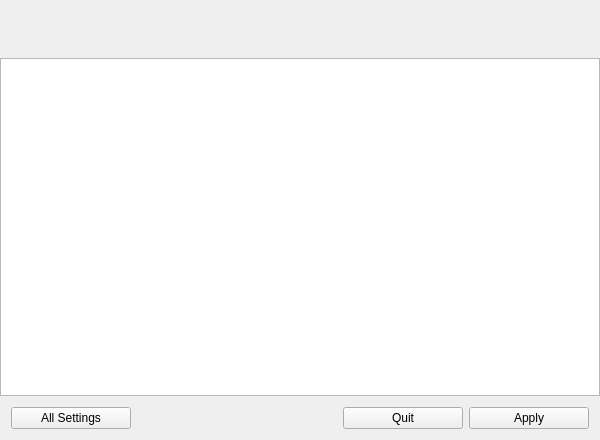
<?xml version="1.0" encoding="UTF-8"?>
<ui version="4.0">
 <class>MsmWindow</class>
 <widget class="QMainWindow" name="MsmWindow">
  <property name="geometry">
   <rect>
    <x>0</x>
    <y>0</y>
    <width>600</width>
    <height>440</height>
   </rect>
  </property>
  <property name="windowTitle">
   <string>TeArch Settings Manager</string>
  </property>
  <property name="windowIcon">
   <iconset resource="msm.qrc">
    <normaloff>:/images/resources/settings.png</normaloff>:/images/resources/settings.png</iconset>
  </property>
  <widget class="QWidget" name="centralWidget">
   <layout class="QVBoxLayout" name="verticalLayout_2">
    <property name="spacing">
     <number>0</number>
    </property>
    <property name="leftMargin">
     <number>0</number>
    </property>
    <property name="topMargin">
     <number>0</number>
    </property>
    <property name="rightMargin">
     <number>0</number>
    </property>
    <property name="bottomMargin">
     <number>0</number>
    </property>
    <item>
     <widget class="QWidget" name="widgetHeader" native="true">
      <property name="sizePolicy">
       <sizepolicy hsizetype="Preferred" vsizetype="Maximum">
        <horstretch>0</horstretch>
        <verstretch>0</verstretch>
       </sizepolicy>
      </property>
      <property name="styleSheet">
       <string notr="true"/>
      </property>
      <layout class="QHBoxLayout" name="horizontalLayout">
       <property name="spacing">
        <number>25</number>
       </property>
       <property name="leftMargin">
        <number>20</number>
       </property>
       <property name="rightMargin">
        <number>20</number>
       </property>
       <item>
        <widget class="QLabel" name="labelIcon">
         <property name="minimumSize">
          <size>
           <width>36</width>
           <height>36</height>
          </size>
         </property>
         <property name="maximumSize">
          <size>
           <width>36</width>
           <height>36</height>
          </size>
         </property>
         <property name="text">
          <string/>
         </property>
         <property name="pixmap">
          <pixmap resource="msm.qrc">:/images/resources/settings.png</pixmap>
         </property>
         <property name="scaledContents">
          <bool>true</bool>
         </property>
        </widget>
       </item>
       <item>
        <widget class="QLabel" name="labelHeader">
         <property name="font">
          <font>
           <weight>75</weight>
           <bold>true</bold>
          </font>
         </property>
         <property name="text">
          <string/>
         </property>
        </widget>
       </item>
       <item>
        <spacer name="horizontalSpacer">
         <property name="orientation">
          <enum>Qt::Horizontal</enum>
         </property>
         <property name="sizeHint" stdset="0">
          <size>
           <width>196</width>
           <height>20</height>
          </size>
         </property>
        </spacer>
       </item>
      </layout>
     </widget>
    </item>
    <item>
     <widget class="QStackedWidget" name="stackedWidget">
      <property name="sizePolicy">
       <sizepolicy hsizetype="Ignored" vsizetype="Ignored">
        <horstretch>0</horstretch>
        <verstretch>0</verstretch>
       </sizepolicy>
      </property>
      <property name="currentIndex">
       <number>0</number>
      </property>
      <widget class="QWidget" name="page">
       <layout class="QVBoxLayout" name="verticalLayout">
        <property name="spacing">
         <number>0</number>
        </property>
        <property name="leftMargin">
         <number>0</number>
        </property>
        <property name="topMargin">
         <number>0</number>
        </property>
        <property name="rightMargin">
         <number>0</number>
        </property>
        <property name="bottomMargin">
         <number>0</number>
        </property>
        <item>
         <widget class="ListWidget" name="listWidget">
          <property name="horizontalScrollBarPolicy">
           <enum>Qt::ScrollBarAlwaysOff</enum>
          </property>
          <property name="editTriggers">
           <set>QAbstractItemView::NoEditTriggers</set>
          </property>
          <property name="showDropIndicator" stdset="0">
           <bool>false</bool>
          </property>
          <property name="iconSize">
           <size>
            <width>48</width>
            <height>48</height>
           </size>
          </property>
          <property name="movement">
           <enum>QListView::Static</enum>
          </property>
          <property name="spacing">
           <number>20</number>
          </property>
          <property name="viewMode">
           <enum>QListView::IconMode</enum>
          </property>
         </widget>
        </item>
       </layout>
      </widget>
      <widget class="QWidget" name="page_2"/>
     </widget>
    </item>
    <item>
     <widget class="QWidget" name="widgetBottom" native="true">
      <layout class="QHBoxLayout" name="horizontalLayout_2">
       <item>
        <widget class="QPushButton" name="buttonAllSettings">
         <property name="minimumSize">
          <size>
           <width>120</width>
           <height>0</height>
          </size>
         </property>
         <property name="text">
          <string>All Settings</string>
         </property>
        </widget>
       </item>
       <item>
        <spacer name="horizontalSpacer_2">
         <property name="orientation">
          <enum>Qt::Horizontal</enum>
         </property>
         <property name="sizeHint" stdset="0">
          <size>
           <width>40</width>
           <height>20</height>
          </size>
         </property>
        </spacer>
       </item>
       <item>
        <widget class="QPushButton" name="buttonQuit">
         <property name="minimumSize">
          <size>
           <width>120</width>
           <height>0</height>
          </size>
         </property>
         <property name="text">
          <string>Quit</string>
         </property>
        </widget>
       </item>
       <item>
        <widget class="QPushButton" name="buttonApply">
         <property name="minimumSize">
          <size>
           <width>120</width>
           <height>0</height>
          </size>
         </property>
         <property name="text">
          <string>Apply</string>
         </property>
        </widget>
       </item>
      </layout>
     </widget>
    </item>
   </layout>
  </widget>
  <action name="actionQuit">
   <property name="text">
    <string>Quit</string>
   </property>
  </action>
 </widget>
 <layoutdefault spacing="6" margin="11"/>
 <customwidgets>
  <customwidget>
   <class>ListWidget</class>
   <extends>QListWidget</extends>
   <header>ListWidget.h</header>
  </customwidget>
 </customwidgets>
 <resources>
  <include location="msm.qrc"/>
 </resources>
 <connections/>
</ui>
